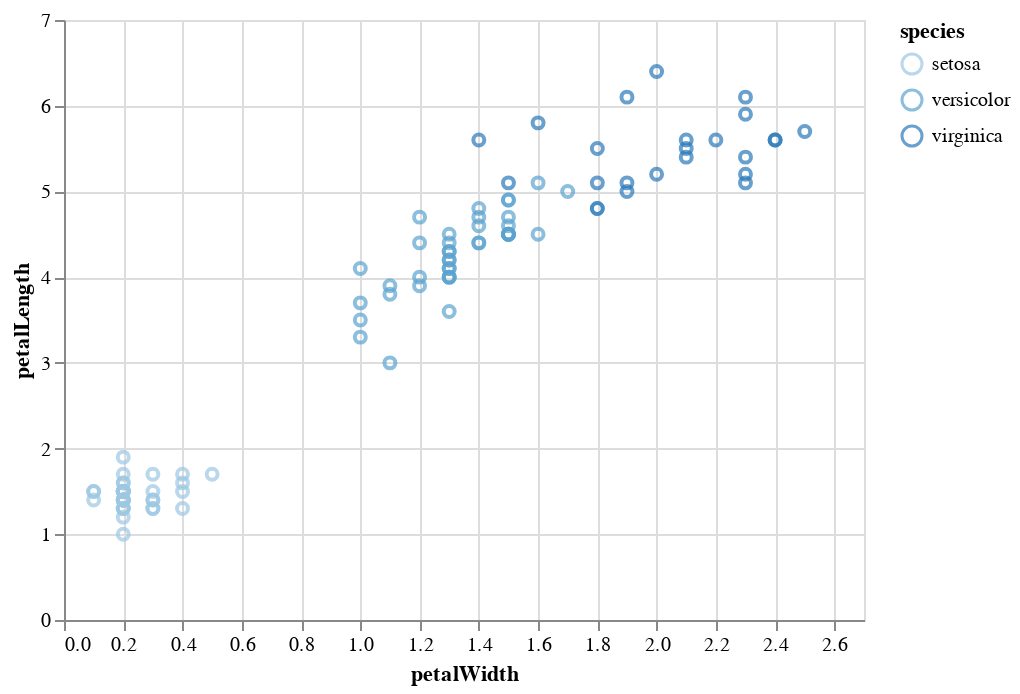

The notebook cell saved with this chart:
### Code cell
alt.renderers.enable('default')
chart(pandas_expr.execute())

### Figure 1 — Vega-Lite specification as saved in the notebook (floating-point values rounded to 4 significant figures)
{"$schema": "https://vega.github.io/schema/vega-lite/v2.4.1.json", "config": {"view": {"height": 300, "width": 400}}, "data": {"values": [{"petalLength": 3.6, "petalWidth": 1.3, "sepalLength": 5.6, "sepalWidth": 2.9, "species": "versicolor"}, {"petalLength": 1.4, "petalWidth": 0.2, "sepalLength": 5.1, "sepalWidth": 3.5, "species": "setosa"}, {"petalLength": 4.4, "petalWidth": 1.4, "sepalLength": 6.7, "sepalWidth": 3.1, "species": "versicolor"}, {"petalLength": 4.5, "petalWidth": 1.5, "sepalLength": 5.6, "sepalWidth": 3, "species": "versicolor"}, {"petalLength": 5.6, "petalWidth": 2.1, "sepalLength": 6.4, "sepalWidth": 2.8, "species": "virginica"}, {"petalLength": 1.4, "petalWidth": 0.2, "sepalLength": 4.9, "sepalWidth": 3, "species": "setosa"}, {"petalLength": 4.1, "petalWidth": 1, "sepalLength": 5.8, "sepalWidth": 2.7, "species": "versicolor"}, {"petalLength": 3.8, "petalWidth": 1.1, "sepalLength": 5.5, "sepalWidth": 2.4, "species": "versicolor"}, {"petalLength": 1.3, "petalWidth": 0.2, "sepalLength": 4.7, "sepalWidth": 3.2, "species": "setosa"}, {"petalLength": 5.8, "petalWidth": 1.6, "sepalLength": 7.2, "sepalWidth": 3, "species": "virginica"}, {"petalLength": 1.5, "petalWidth": 0.2, "sepalLength": 4.6, "sepalWidth": 3.1, "species": "setosa"}, {"petalLength": 3.7, "petalWidth": 1, "sepalLength": 5.5, "sepalWidth": 2.4, "species": "versicolor"}, {"petalLength": 1.3, "petalWidth": 0.4, "sepalLength": 5.4, "sepalWidth": 3.9, "species": "setosa"}, {"petalLength": 6.1, "petalWidth": 1.9, "sepalLength": 7.4, "sepalWidth": 2.8, "species": "virginica"}, {"petalLength": 3.9, "petalWidth": 1.2, "sepalLength": 5.8, "sepalWidth": 2.7, "species": "versicolor"}, {"petalLength": 1.4, "petalWidth": 0.3, "sepalLength": 5.1, "sepalWidth": 3.5, "species": "setosa"}, {"petalLength": 5.1, "petalWidth": 1.6, "sepalLength": 6, "sepalWidth": 2.7, "species": "versicolor"}, {"petalLength": 1.7, "petalWidth": 0.3, "sepalLength": 5.7, "sepalWidth": 3.8, "species": "setosa"}, {"petalLength": 6.4, "petalWidth": 2, "sepalLength": 7.9, "sepalWidth": 3.8, "species": "virginica"}, {"petalLength": 4.5, "petalWidth": 1.5, "sepalLength": 6.2, "sepalWidth": 2.2, "species": "versicolor"}, {"petalLength": 3.9, "petalWidth": 1.1, "sepalLength": 5.6, "sepalWidth": 2.5, "species": "versicolor"}, {"petalLength": 1.5, "petalWidth": 0.3, "sepalLength": 5.1, "sepalWidth": 3.8, "species": "setosa"}, {"petalLength": 4.8, "petalWidth": 1.8, "sepalLength": 5.9, "sepalWidth": 3.2, "species": "versicolor"}, {"petalLength": 5.7, "petalWidth": 2.5, "sepalLength": 6.7, "sepalWidth": 3.3, "species": "virginica"}, {"petalLength": 5.2, "petalWidth": 2.3, "sepalLength": 6.7, "sepalWidth": 3, "species": "virginica"}, {"petalLength": 5, "petalWidth": 1.9, "sepalLength": 6.3, "sepalWidth": 2.5, "species": "virginica"}, {"petalLength": 4, "petalWidth": 1.3, "sepalLength": 6.1, "sepalWidth": 2.8, "species": "versicolor"}, {"petalLength": 4.5, "petalWidth": 1.5, "sepalLength": 5.4, "sepalWidth": 3, "species": "versicolor"}, {"petalLength": 1.4, "petalWidth": 0.2, "sepalLength": 5, "sepalWidth": 3.6, "species": "setosa"}, {"petalLength": 4.5, "petalWidth": 1.6, "sepalLength": 6, "sepalWidth": 3.4, "species": "versicolor"}, {"petalLength": 4.7, "petalWidth": 1.5, "sepalLength": 6.7, "sepalWidth": 3.1, "species": "versicolor"}, {"petalLength": 4.4, "petalWidth": 1.3, "sepalLength": 6.3, "sepalWidth": 2.3, "species": "versicolor"}, {"petalLength": 1.5, "petalWidth": 0.1, "sepalLength": 5.2, "sepalWidth": 4.1, "species": "setosa"}, {"petalLength": 5.2, "petalWidth": 2, "sepalLength": 6.5, "sepalWidth": 3, "species": "virginica"}, {"petalLength": 1.7, "petalWidth": 0.4, "sepalLength": 5.4, "sepalWidth": 3.9, "species": "setosa"}, {"petalLength": 1.4, "petalWidth": 0.2, "sepalLength": 5.5, "sepalWidth": 4.2, "species": "setosa"}, {"petalLength": 1.4, "petalWidth": 0.3, "sepalLength": 4.6, "sepalWidth": 3.4, "species": "setosa"}, {"petalLength": 5.6, "petalWidth": 2.2, "sepalLength": 6.4, "sepalWidth": 2.8, "species": "virginica"}, {"petalLength": 4.9, "petalWidth": 1.5, "sepalLength": 6.3, "sepalWidth": 2.5, "species": "versicolor"}, {"petalLength": 1.5, "petalWidth": 0.2, "sepalLength": 4.9, "sepalWidth": 3.1, "species": "setosa"}, {"petalLength": 5.1, "petalWidth": 1.5, "sepalLength": 6.3, "sepalWidth": 2.8, "species": "virginica"}, {"petalLength": 4.7, "petalWidth": 1.2, "sepalLength": 6.1, "sepalWidth": 2.8, "species": "versicolor"}, {"petalLength": 5.6, "petalWidth": 1.4, "sepalLength": 6.1, "sepalWidth": 2.6, "species": "virginica"}, {"petalLength": 6.1, "petalWidth": 2.3, "sepalLength": 7.7, "sepalWidth": 3, "species": "virginica"}, {"petalLength": 4.3, "petalWidth": 1.3, "sepalLength": 6.4, "sepalWidth": 2.9, "species": "versicolor"}, {"petalLength": 1.5, "petalWidth": 0.2, "sepalLength": 5, "sepalWidth": 3.4, "species": "setosa"}, {"petalLength": 5.4, "petalWidth": 2.3, "sepalLength": 6.2, "sepalWidth": 3.4, "species": "virginica"}, {"petalLength": 1.2, "petalWidth": 0.2, "sepalLength": 5, "sepalWidth": 3.2, "species": "setosa"}, {"petalLength": 1.5, "petalWidth": 0.2, "sepalLength": 5.3, "sepalWidth": 3.7, "species": "setosa"}, {"petalLength": 4.4, "petalWidth": 1.4, "sepalLength": 6.6, "sepalWidth": 3, "species": "versicolor"}, {"petalLength": 1.4, "petalWidth": 0.2, "sepalLength": 5, "sepalWidth": 3.3, "species": "setosa"}, {"petalLength": 1.7, "petalWidth": 0.2, "sepalLength": 5.4, "sepalWidth": 3.4, "species": "setosa"}, {"petalLength": 5.1, "petalWidth": 1.8, "sepalLength": 5.9, "sepalWidth": 3, "species": "virginica"}, {"petalLength": 5.6, "petalWidth": 2.4, "sepalLength": 6.3, "sepalWidth": 3.4, "species": "virginica"}, {"petalLength": 1.5, "petalWidth": 0.4, "sepalLength": 5.1, "sepalWidth": 3.7, "species": "setosa"}, {"petalLength": 4.7, "petalWidth": 1.4, "sepalLength": 7, "sepalWidth": 3.2, "species": "versicolor"}, {"petalLength": 1, "petalWidth": 0.2, "sepalLength": 4.6, "sepalWidth": 3.6, "species": "setosa"}, {"petalLength": 4.5, "petalWidth": 1.5, "sepalLength": 6.4, "sepalWidth": 3.2, "species": "versicolor"}, {"petalLength": 4.1, "petalWidth": 1.3, "sepalLength": 5.6, "sepalWidth": 3, "species": "versicolor"}, {"petalLength": 1.3, "petalWidth": 0.2, "sepalLength": 5.5, "sepalWidth": 3.5, "species": "setosa"}, {"petalLength": 1.7, "petalWidth": 0.5, "sepalLength": 5.1, "sepalWidth": 3.3, "species": "setosa"}, {"petalLength": 1.4, "petalWidth": 0.1, "sepalLength": 4.9, "sepalWidth": 3.6, "species": "setosa"}, {"petalLength": 4, "petalWidth": 1.3, "sepalLength": 5.5, "sepalWidth": 2.5, "species": "versicolor"}, {"petalLength": 1.3, "petalWidth": 0.2, "sepalLength": 4.4, "sepalWidth": 3, "species": "setosa"}, {"petalLength": 4.4, "petalWidth": 1.2, "sepalLength": 5.5, "sepalWidth": 2.6, "species": "versicolor"}, {"petalLength": 4.2, "petalWidth": 1.3, "sepalLength": 5.7, "sepalWidth": 2.9, "species": "versicolor"}, {"petalLength": 1.5, "petalWidth": 0.2, "sepalLength": 5.1, "sepalWidth": 3.4, "species": "setosa"}, {"petalLength": 4.9, "petalWidth": 1.5, "sepalLength": 6.9, "sepalWidth": 3.1, "species": "versicolor"}, {"petalLength": 1.4, "petalWidth": 0.2, "sepalLength": 4.4, "sepalWidth": 2.9, "species": "setosa"}, {"petalLength": 1.5, "petalWidth": 0.1, "sepalLength": 4.9, "sepalWidth": 3.1, "species": "setosa"}, {"petalLength": 5.5, "petalWidth": 1.8, "sepalLength": 6.4, "sepalWidth": 3.1, "species": "virginica"}, {"petalLength": 1.5, "petalWidth": 0.2, "sepalLength": 5.4, "sepalWidth": 3.7, "species": "setosa"}, {"petalLength": 4.8, "petalWidth": 1.8, "sepalLength": 6, "sepalWidth": 3, "species": "virginica"}, {"petalLength": 4.6, "petalWidth": 1.4, "sepalLength": 6.1, "sepalWidth": 3, "species": "versicolor"}, {"petalLength": 4.3, "petalWidth": 1.3, "sepalLength": 6.2, "sepalWidth": 2.9, "species": "versicolor"}, {"petalLength": 4.8, "petalWidth": 1.4, "sepalLength": 6.8, "sepalWidth": 2.8, "species": "versicolor"}, {"petalLength": 1.6, "petalWidth": 0.2, "sepalLength": 4.8, "sepalWidth": 3.4, "species": "setosa"}, {"petalLength": 3, "petalWidth": 1.1, "sepalLength": 5.1, "sepalWidth": 2.5, "species": "versicolor"}, {"petalLength": 5.4, "petalWidth": 2.1, "sepalLength": 6.9, "sepalWidth": 3.1, "species": "virginica"}, {"petalLength": 4, "petalWidth": 1.3, "sepalLength": 5.5, "sepalWidth": 2.3, "species": "versicolor"}, {"petalLength": 4.6, "petalWidth": 1.5, "sepalLength": 6.5, "sepalWidth": 2.8, "species": "versicolor"}, {"petalLength": 5.6, "petalWidth": 2.4, "sepalLength": 6.7, "sepalWidth": 3.1, "species": "virginica"}, {"petalLength": 1.9, "petalWidth": 0.2, "sepalLength": 4.8, "sepalWidth": 3.4, "species": "setosa"}, {"petalLength": 5, "petalWidth": 1.7, "sepalLength": 6.7, "sepalWidth": 3, "species": "versicolor"}, {"petalLength": 4.5, "petalWidth": 1.3, "sepalLength": 5.7, "sepalWidth": 2.8, "species": "versicolor"}, {"petalLength": 4.5, "petalWidth": 1.5, "sepalLength": 6, "sepalWidth": 2.9, "species": "versicolor"}, {"petalLength": 1.3, "petalWidth": 0.3, "sepalLength": 5, "sepalWidth": 3.5, "species": "setosa"}, {"petalLength": 5.1, "petalWidth": 2.3, "sepalLength": 6.9, "sepalWidth": 3.1, "species": "virginica"}, {"petalLength": 3.5, "petalWidth": 1, "sepalLength": 5.7, "sepalWidth": 2.6, "species": "versicolor"}, {"petalLength": 1.6, "petalWidth": 0.2, "sepalLength": 5, "sepalWidth": 3, "species": "setosa"}, {"petalLength": 5.1, "petalWidth": 1.9, "sepalLength": 5.8, "sepalWidth": 2.7, "species": "virginica"}, {"petalLength": 1.6, "petalWidth": 0.4, "sepalLength": 5, "sepalWidth": 3.4, "species": "setosa"}, {"petalLength": 1.3, "petalWidth": 0.3, "sepalLength": 4.5, "sepalWidth": 2.3, "species": "setosa"}, {"petalLength": 4, "petalWidth": 1.2, "sepalLength": 5.8, "sepalWidth": 2.6, "species": "versicolor"}, {"petalLength": 1.5, "petalWidth": 0.2, "sepalLength": 5.2, "sepalWidth": 3.5, "species": "setosa"}, {"petalLength": 4.1, "petalWidth": 1.3, "sepalLength": 5.7, "sepalWidth": 2.8, "species": "versicolor"}, {"petalLength": 3.3, "petalWidth": 1, "sepalLength": 5, "sepalWidth": 2.3, "species": "versicolor"}, {"petalLength": 5.5, "petalWidth": 2.1, "sepalLength": 6.8, "sepalWidth": 3, "species": "virginica"}, {"petalLength": 4.2, "petalWidth": 1.3, "sepalLength": 5.6, "sepalWidth": 2.7, "species": "versicolor"}, {"petalLength": 5.9, "petalWidth": 2.3, "sepalLength": 6.8, "sepalWidth": 3.2, "species": "virginica"}]}, "encoding": {"color": {"field": "species", "type": "ordinal"}, "x": {"field": "petalWidth", "scale": {"domain": [0, 2.7], "range": "width"}, "type": "quantitative"}, "y": {"field": "petalLength", "scale": {"domain": [0, 7], "range": "height"}, "type": "quantitative"}}, "mark": "point"}
